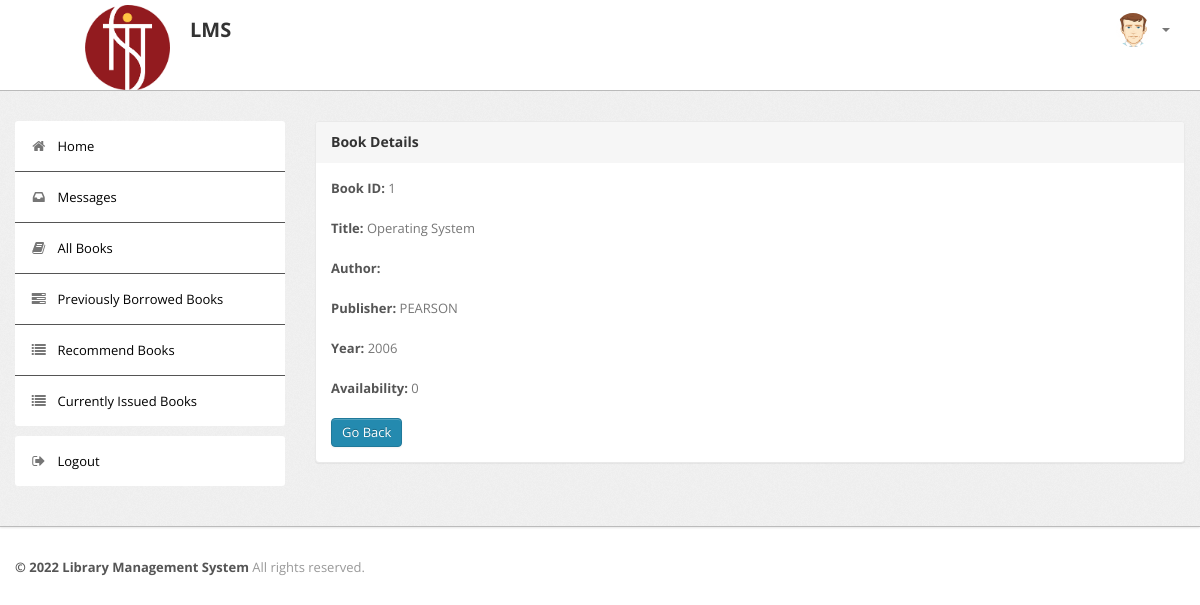
The page /student/bookdetails.php?id=1 (signed in) on the database its author committed.
### tables this page shows
CREATE TABLE `book` (
  `BookId` int(10) NOT NULL,
  `Title` varchar(50) DEFAULT NULL,
  `Authors` varchar(200) NOT NULL,
  `Publisher` varchar(100) DEFAULT NULL,
  `Year` varchar(50) DEFAULT NULL,
  `Availability` int(5) DEFAULT NULL
);

### student/bookdetails.php (the view, shortened to what this page needs)
<?php
require('dbconn.php');
?>
<?php
if ($_SESSION['RollNo']) {
    ?>
<!DOCTYPE html>
<html lang="en">
    <head>
        <link type="text/css" href="bootstrap/css/bootstrap.min.css" rel="stylesheet">
        <link type="text/css" href="bootstrap/css/bootstrap-responsive.min.css" rel="stylesheet">
        <link type="text/css" href="css/theme.css" rel="stylesheet">
        <link type="text/css" href="images/icons/css/font-awesome.css" rel="stylesheet">
    </head>
    <body>
        <div class="navbar navbar-fixed-top">
            <div class="navbar-inner">
                <div class="container">
                              <img src="images/9.png" style="float: left; height:85px ; margin-right: 20px; margin-top: 5px; margin-left: 70px">
                        <a class="brand" href="index.php">LMS </a>
                    <div class="nav-collapse collapse navbar-inverse-collapse">
                        <ul class="nav pull-right">
                            <li class="nav-user dropdown"><a href="#" class="dropdown-toggle" data-toggle="dropdown">
                                <img src="images/user.png" class="nav-avatar" />
                                <b class="caret"></b></a>
                            </li>
                        </ul>
                    </div>
                </div>
            </div>
        </div>
        <div class="wrapper">
            <div class="container">
                <div class="row">
                    <div class="span3">
                        <div class="sidebar">
                            <ul class="widget widget-menu unstyled">
                                <li class="active"><a href="index.php"><i class="menu-icon icon-home"></i>Home
                                </a></li>
                                 <li><a href="message.php"><i class="menu-icon icon-inbox"></i>Messages</a>
                                </li>
                                <li><a href="book.php"><i class="menu-icon icon-book"></i>All Books </a></li>
                                <li><a href="history.php"><i class="menu-icon icon-tasks"></i>Previously Borrowed Books </a></li>
                                <li><a href="recommendations.php"><i class="menu-icon icon-list"></i>Recommend Books </a></li>
                                <li><a href="current.php"><i class="menu-icon icon-list"></i>Currently Issued Books </a></li>
                            </ul>
                            <ul class="widget widget-menu unstyled">
                                <li><a href="logout.php"><i class="menu-icon icon-signout"></i>Logout </a></li>
                            </ul>
                        </div>
                    </div>
                    <div class="span9">
                        <div class="content">
                        <div class="module">
                            <div class="module-head">
                                <h3>Book Details</h3>
                            </div>
                            <div class="module-body">
                        <?php
                            $x=$_GET['id'];
                            $sql="select * from LMS.book where BookId='$x'";
                            $result=$conn->query($sql);
                            $row=$result->fetch_assoc();
                                $bookid=$row['BookId'];
                                $name=$row['Title'];
                                $publisher=$row['Publisher'];
                                $year=$row['Year'];
                                $avail=$row['Availability'];
                                echo "<b>Book ID:</b> ".$bookid."<br><br>";
                                echo "<b>Title:</b> ".$name."<br><br>";
                                echo "<b>Author:</b> ";
                                echo "<br><br>";
                                echo "<b>Publisher:</b> ".$publisher."<br><br>";
                                echo "<b>Year:</b> ".$year."<br><br>";
                                echo "<b>Availability:</b> ".$avail."<br><br>";
                            ?>
                        <a href="book.php" class="btn btn-primary">Go Back</a>
                               </div>
                           </div>
                            </div>
                </div>
                </div>
                </div>
            </div>
<div class="footer">
            <div class="container">
                <b class="copyright">&copy; 2022 Library Management System </b>All rights reserved.
            </div>
        </div>
    </body>
</html>
<?php }
else {
    echo "<script type='text/javascript'>alert('Access Denied!!!')</script>";
} ?>

### student/css/theme.css (style rules this page uses)
body { font-size: 13px; font-family: 'Open Sans', Arial, sans-serif; background: #fff; color: #777 }
h1, h2, h3, h4, h5, h6 { color: #333; margin-top: 0 }
h3 { font-size: 20px }
strong, b { color: #555 }
.wrapper { background: url(../images/bg.png) #eee; border-bottom: 1px solid #bbb; -webkit-box-shadow: 0 1px 2px rgba(0,0,0,0.1); -moz-box-shadow: 0 1px 2px rgba(0,0,0,0.1); box-shadow: 0 1px 2px rgba(0,0,0,0.1); padding: 30px 0 }
.footer { color: #999; padding: 30px 0 60px }
body [class^="icon-"], body [class*=" icon-"] { font-size: 14px; line-height: 20px; height: 20px }
.module { background: #fff; -webkit-border-radius: 3px; -moz-border-radius: 3px; border-radius: 3px; border: 1px solid #ccc; border-bottom-color: #bbb; -webkit-box-shadow: 0 0 1px rgba(0,0,0,0.2); -moz-box-shadow: 0 0 1px rgba(0,0,0,0.2); box-shadow: 0 0 1px rgba(0,0,0,0.2); margin-bottom: 30px }
.navbar { position: static!important; margin: 0!important }
.navbar .navbar-inner { background: #fff; border-bottom: 1px solid #bbb; -webkit-box-shadow: 0 1px 2px rgba(0,0,0,0.15); -moz-box-shadow: 0 1px 2px rgba(0,0,0,0.15); box-shadow: 0 1px 2px rgba(0,0,0,0.15) }
.navbar .brand { color: #333; font-weight: bold; font-size: 20px; margin-right: 20px; padding: 20px }
.navbar .nav>li>a { padding: 20px 15px; font-weight: bold; color: #777 ; font-size: large; }
.nav-user>a { height: 20px }
.nav-avatar { width: 34px; height: 34px; margin: -7px 5px 0 0; -webkit-border-radius: 50%; -moz-border-radius: 50%; border-radius: 50% }
.btn, .btn-box { -webkit-border-radius: 3px; -moz-border-radius: 3px; border-radius: 3px }
.btn { font-size: 13px; font-weight: 600 }
.btn { display: inline-block; margin-bottom: 0; font-weight: 400; text-align: center; vertical-align: middle; cursor: pointer; background-image: none; border: 1px solid transparent; white-space: nowrap; padding: 4px 10px; font-size: 13px; line-height: 1.42857; border-radius: 4px; -webkit-user-select: none; -moz-user-select: none; -ms-user-select: none; user-select: none }
.btn-primary { color: #fff; background-color: #248aaf; border-color: #20799a }
.widget-menu { background: #fff; -webkit-border-radius: 3px; -moz-border-radius: 3px; border-radius: 3px; overflow: hidden }
.widget-menu a { color: #555; display: block; line-height: 20px; padding: 15px; text-decoration: none!important }
.widget-menu .menu-icon { margin-right: 10px; color: #767676; -webkit-transition: all .2s ease-in-out; -moz-transition: all .2s ease-in-out; transition: all .2s ease-in-out; }
.widget-menu>li+li { border-top: 1px solid #555 }
.widget-menu>li>a { color: #000000; -webkit-transition: all .2s ease-in-out; -moz-transition: all .2s ease-in-out; transition: all .2s ease-in-out; }
.module { box-shadow: 0 0 3px rgba(0,0,0,.1); border-color: #e9e9e9; margin-bottom: 20px; background-color: #fff; border-radius: 4px; -webkit-box-shadow: 0 1px 1px rgba(0,0,0,.05); box-shadow: 0 1px 1px rgba(0,0,0,.05); }
.module-head { color: #767676; background-color: #f6f6f6; border-color: #e9e9e9; padding: 10px 15px; border-bottom: 1px solid transparent; border-top-right-radius: 3px; border-top-left-radius: 3px; }
.module-head h3 { font-size: 14px; line-height: 20px; height: 20px; margin: 0 }
.module-body { padding: 15px }

### rows shown on the page
book: BookId "1", Title "Operating System", Publisher "PEARSON", Year "2006", Availability "0"
